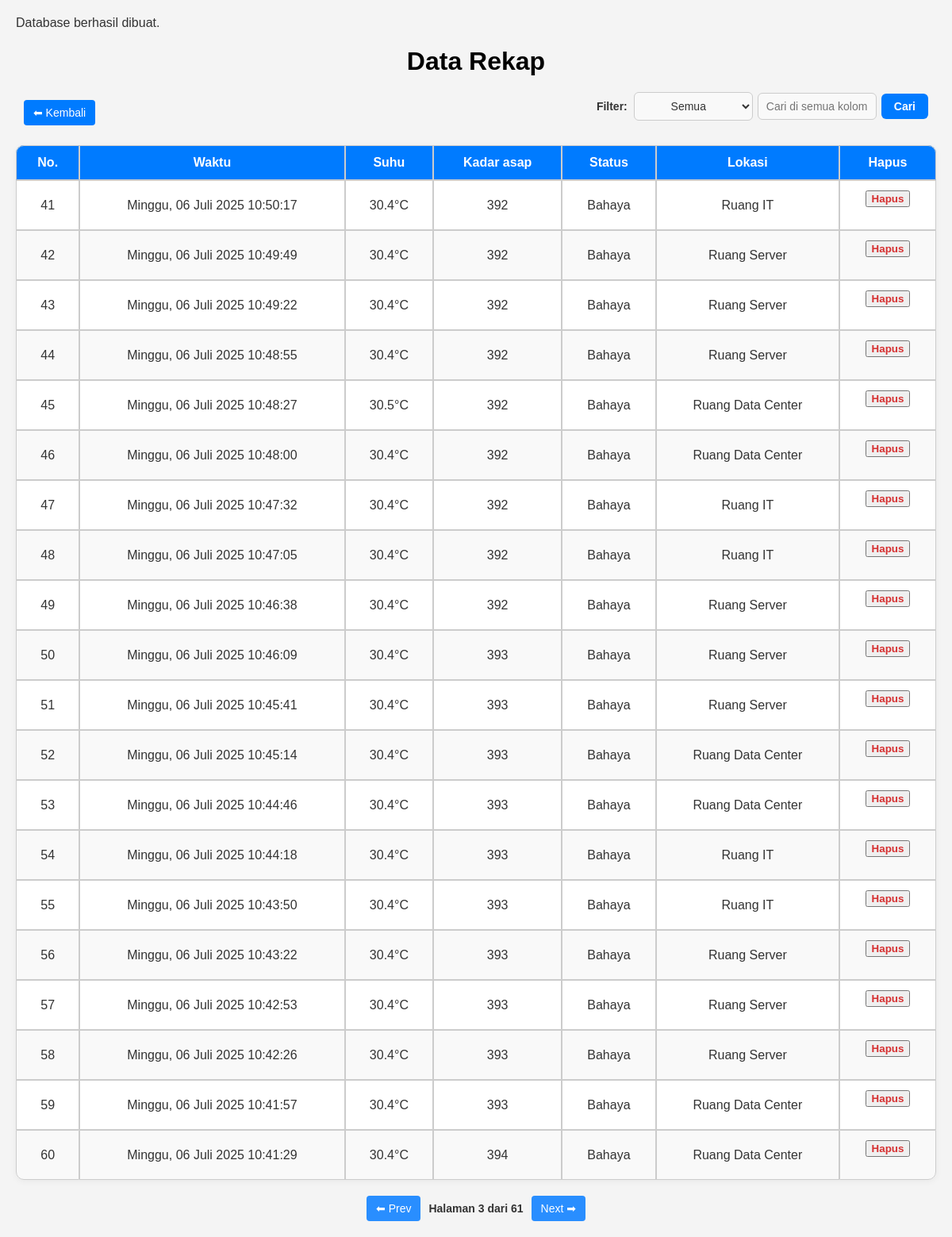
The app's page /rekap.php?page=3 with its own data.
### tables this page shows
CREATE TABLE `tbl_data` (
  `id` int NOT NULL,
  `waktu` timestamp NULL DEFAULT CURRENT_TIMESTAMP,
  `suhu` float NOT NULL,
  `kadar_asap` float NOT NULL,
  `status` varchar(20) NOT NULL,
  `lokasi` varchar(50) NOT NULL
);

### rekap.php (the view, shortened to what this page needs)
<?php
include 'config.php';
$limit = 20;
$page = isset($_GET['page']) ? (int)$_GET['page'] : 1;
$offset = ($page - 1) * $limit;
$searchTerm = isset($_GET['search']) ? trim($_GET['search']) : '';
$searchColumn = isset($_GET['column']) ? $_GET['column'] : 'semua';
$baseQuery = "SELECT id, waktu, suhu, kadar_asap, status, lokasi FROM tbl_data";
$countQuery = "SELECT COUNT(*) AS total FROM tbl_data";
$whereClause = "";
$params = [];
$types = "";
$query = $baseQuery . $whereClause . " ORDER BY waktu DESC LIMIT ? OFFSET ?";
$params[] = $limit;
$params[] = $offset;
$types .= 'ii';
$stmt = $conn->prepare($query);
if (!empty($params)) {
    $stmt->bind_param($types, ...$params);
}
$stmt->execute();
$result = $stmt->get_result();
$totalQuery = $countQuery . $whereClause;
$totalStmt = $conn->prepare($totalQuery);
$totalStmt->execute();
$totalResult = $totalStmt->get_result();
$totalRow = $totalResult->fetch_assoc();
$totalData = $totalRow['total'];
$totalPages = ceil($totalData / $limit);
function buildUrl($page, $column = null, $search = null)
{
    $params = [];
    $params['page'] = $page;
    return '?' . http_build_query($params);
}
?>
<!DOCTYPE html>
<html lang="id">
<head>
    <link rel="stylesheet" id="theme-style" href="css/light.css">
    <link rel="stylesheet" href="css/dark.css">
</head>
<body>
    <h1 ondblclick="toggleDarkMode()" title="mode gelap klik 2x">
        Data Rekap
    </h1>
    <div class="top-bar-container">
        <div class="top-bar">
            <a href="index.php" class="button">⬅ Kembali</a>
            <form method="GET" class="filter-group">
                <label for="filterColumn">Filter:</label>
                <select name="column" id="filterColumn">
                    <option value="semua" <?php if ($searchColumn === 'semua') echo 'selected'; ?>>Semua</option>
                </select>
                <input type="text" name="search" id="searchInput"
                       placeholder="<?php
                       if($searchColumn === 'semua') {
                           echo 'Cari di semua kolom...';
                       } elseif($searchColumn === 'waktu') {
                           echo 'Cari berdasarkan tanggal, bulan, tahun, atau jam...';
                       } else {
                           echo 'Ketik untuk mencari...';
                       }
                       ?>"
                       value="<?= htmlspecialchars($searchTerm) ?>">
                <button type="submit" class="btn-cari">Cari</button>
            </form>
        </div>
    </div>
    <div class="table">
    <table>
        <thead>
            <tr>
                <th>No.</th>
                <th>Waktu</th>
                <th>Suhu</th>
                <th>Kadar asap</th>
                <th>Status</th>
                <th>Lokasi</th>
                <th>Hapus</th>
            </tr>
        </thead>
        <tbody id="dataTableBody">
            <?php
            if ($result->num_rows > 0) {
                $no = $offset + 1;
                while ($row = $result->fetch_assoc()) {
                    $suhu = $row["suhu"];
                    $kadar_asap = $row["kadar_asap"];
                    $rowClass = "";
                    echo "<tr $rowClass>";
                    echo "<td>" . $no++ . "</td>";
                    $datetime = strtotime($row["waktu"]);
                    $formatted_time = date('l, d F Y  H:i:s', $datetime);
                    $search = [
                        'Monday', 'Tuesday', 'Wednesday', 'Thursday', 'Friday', 'Saturday', 'Sunday',
                        'January','February','March','April','May','June','July','August','September','October','November','December'
                    ];
                    $replace = [
                        'Senin', 'Selasa', 'Rabu', 'Kamis', 'Jumat', 'Sabtu', 'Minggu',
                        'Januari', 'Februari','Maret','April','Mei','Juni','Juli','Agustus','September','Oktober','November','Desember'
                    ];
                    $formatted_time = str_replace($search, $replace, $formatted_time);
                    echo "<td>$formatted_time</td>";
                    $suhuClass = ($suhu > 32) ? "class='danger-cell'" : "";
                    $asapClass = ($kadar_asap > 500) ? "class='danger-cell'" : "";
                    echo "<td $suhuClass>" . $row["suhu"] . "°C</td>";
                    echo "<td $asapClass>" . $row["kadar_asap"] . "</td>";
                    echo "<td>" . $row["status"] . "</td>";
                    echo "<td>" . $row["lokasi"] . "</td>";
                    echo "<td>
                            <form method='POST' action='hapus_data.php' onsubmit='return confirm(\"Yakin ingin menghapus data ini?\")'>
                                <input type='hidden' name='id' value='" . $row["id"] . "'>
                                <button type='submit' class='hapus-link'>Hapus</button>
                            </form>
                          </td>";
                    echo "</tr>";
                }
            }
            ?>
        </tbody>
    </table>
</div>
    <div class="pagination">
        <?php if ($page > 1): ?>
            <a href="<?= buildUrl($page - 1) ?>" class="pagination-link">⬅ Prev</a>
        <?php endif; ?>
        <span class="pagination-info">Halaman <?php echo $page; ?> dari <?php echo $totalPages; ?></span>
        <?php if ($page < $totalPages): ?>
            <a href="<?= buildUrl($page + 1) ?>" class="pagination-link">Next ➡</a>
        <?php endif; ?>
    </div>
</body>
</html>

### css/light.css (style rules this page uses)
body { font-family: Arial, sans-serif; margin: 20px; background-color: #f4f4f4; color: hsl(0, 0%, 20%); }
h1 { text-align: center; color: #000000; margin-bottom: 20px; }
table { width: 100%; max-width: 1200px; margin: 0px auto; overflow-x: auto; border-radius: 10px; box-shadow: 0 2px 8px rgba(0, 0, 0, 0.05); border-collapse: separate; border-spacing: 0; min-width: 0px; font-size: 16px; border-radius: 10px; color: #333; background-color: #fff; text-align: center; }
thead { background-color: #007bff; color: #ffffff; }
th { padding: 12px 16px; border: 1px solid #ccc; font-weight: bold; }
td { padding: 12px 16px; border: 1px solid #ccc; background-color: #fff; color: #333; }
tbody tr:nth-child(even) td { background-color: #f9f9f9; }
thead tr th:first-child { border-top-left-radius: 10px; }
thead tr th:last-child { border-top-right-radius: 10px; }
tbody tr:last-child td:first-child { border-bottom-left-radius: 10px; }
tbody tr:last-child td:last-child { border-bottom-right-radius: 10px; }
.hapus-link { color: #d63031; text-decoration: none; font-weight: bold; }
.pagination { display: flex; justify-content: center; align-items: center; margin-top: 20px; gap: 10px; flex-wrap: wrap; font-size: 14px; }
.pagination-link { color: #ffffff; text-decoration: none; padding: 8px 12px; border-radius: 4px; background-color: #298eff; transition: background-color 0.3s, color 0.3s; }
.pagination-info { font-weight: bold; }
.top-bar-container { max-width: 1200px; margin: 0 auto; padding: 0 10px; }
.top-bar { display: flex; justify-content: space-between; align-items: center; gap: 8px; margin-bottom: 15px; min-height: 50px; flex-wrap: nowrap; }
.top-bar .button { background-color: #007bff; color: white; padding: 8px 12px; text-decoration: none; border-radius: 4px; display: inline-block; cursor: pointer; border: none; font-size: 14px; white-space: nowrap; flex-shrink: 0; }
.btn-cari { background-color: #007bff; color: #ffffff; padding: 8px 16px; border: none; border-radius: 6px; font-size: 14px; font-weight: 600; cursor: pointer; transition: background-color 0.3s ease, box-shadow 0.3s ease; }
.filter-group { display: flex; align-items: center; gap: 6px; justify-content: flex-end; flex: 1; min-width: 0; overflow: hidden; flex-wrap: wrap; }
.filter-group label { font-weight: 600; color: #333; margin-right: 2px; white-space: nowrap; flex-shrink: 0; font-size: 14px; }
.filter-group select, .filter-group input[type="text"], .filter-group input[type="search"] { padding: 8px 10px; border-radius: 6px; border: 1px solid #ccc; font-size: 14px; background-color: #f9f9f9; color: #333; transition: border 0.3s, box-shadow 0.3s; min-width: 80px; max-width: 150px; flex: 1; }
input, select { background-color: #fff; color: #333; border: 1px solid #aaa; padding: 8px 12px; border-radius: 6px; font-size: 16px; text-align: center; }

### records on screen
tbl_data: waktu "Minggu, 06 Juli 2025 10:50:17", suhu "30.4", kadar_asap "392", status "Bahaya", lokasi "Ruang IT"
tbl_data: waktu "Minggu, 06 Juli 2025 10:49:49", suhu "30.4", kadar_asap "392", status "Bahaya", lokasi "Ruang Server"
tbl_data: waktu "Minggu, 06 Juli 2025 10:49:22", suhu "30.4", kadar_asap "392", status "Bahaya", lokasi "Ruang Server"
tbl_data: waktu "Minggu, 06 Juli 2025 10:48:55", suhu "30.4", kadar_asap "392", status "Bahaya", lokasi "Ruang Server"
tbl_data: waktu "Minggu, 06 Juli 2025 10:48:27", suhu "30.5", kadar_asap "392", status "Bahaya", lokasi "Ruang Data Center"
tbl_data: waktu "Minggu, 06 Juli 2025 10:48:00", suhu "30.4", kadar_asap "392", status "Bahaya", lokasi "Ruang Data Center"
tbl_data: waktu "Minggu, 06 Juli 2025 10:47:32", suhu "30.4", kadar_asap "392", status "Bahaya", lokasi "Ruang IT"
tbl_data: waktu "Minggu, 06 Juli 2025 10:47:05", suhu "30.4", kadar_asap "392", status "Bahaya", lokasi "Ruang IT"
tbl_data: waktu "Minggu, 06 Juli 2025 10:46:38", suhu "30.4", kadar_asap "392", status "Bahaya", lokasi "Ruang Server"
tbl_data: waktu "Minggu, 06 Juli 2025 10:46:09", suhu "30.4", kadar_asap "393", status "Bahaya", lokasi "Ruang Server"
tbl_data: waktu "Minggu, 06 Juli 2025 10:45:41", suhu "30.4", kadar_asap "393", status "Bahaya", lokasi "Ruang Server"
tbl_data: waktu "Minggu, 06 Juli 2025 10:45:14", suhu "30.4", kadar_asap "393", status "Bahaya", lokasi "Ruang Data Center"
tbl_data: waktu "Minggu, 06 Juli 2025 10:44:46", suhu "30.4", kadar_asap "393", status "Bahaya", lokasi "Ruang Data Center"
tbl_data: waktu "Minggu, 06 Juli 2025 10:44:18", suhu "30.4", kadar_asap "393", status "Bahaya", lokasi "Ruang IT"
tbl_data: waktu "Minggu, 06 Juli 2025 10:43:50", suhu "30.4", kadar_asap "393", status "Bahaya", lokasi "Ruang IT"
tbl_data: waktu "Minggu, 06 Juli 2025 10:43:22", suhu "30.4", kadar_asap "393", status "Bahaya", lokasi "Ruang Server"
tbl_data: waktu "Minggu, 06 Juli 2025 10:42:53", suhu "30.4", kadar_asap "393", status "Bahaya", lokasi "Ruang Server"
tbl_data: waktu "Minggu, 06 Juli 2025 10:42:26", suhu "30.4", kadar_asap "393", status "Bahaya", lokasi "Ruang Server"
tbl_data: waktu "Minggu, 06 Juli 2025 10:41:57", suhu "30.4", kadar_asap "393", status "Bahaya", lokasi "Ruang Data Center"
tbl_data: waktu "Minggu, 06 Juli 2025 10:41:29", suhu "30.4", kadar_asap "394", status "Bahaya", lokasi "Ruang Data Center"

### other values on screen
$page "3"
$totalPages "61"
